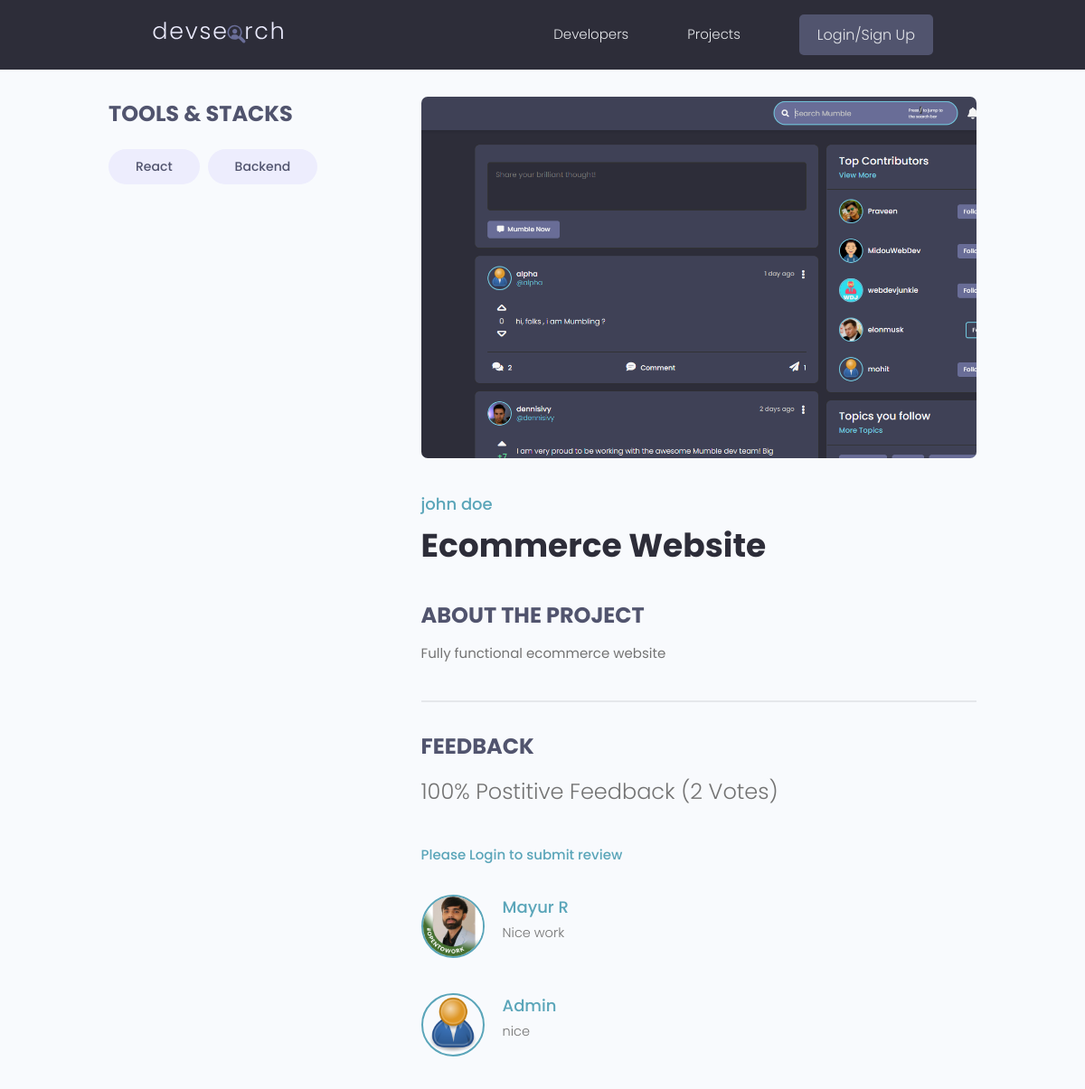
The page /projects/project/61c4dafe-6fab-4ef0-8b3d-4d290936aec9/ on the database its author committed.
### projects/models.py (models this page shows, shortened)
class Tag(models.Model):
    name=models.CharField(max_length=200)
    created=models.DateTimeField(auto_now_add=True)
    id=models.UUIDField(default=uuid.uuid4,unique=True,primary_key=True,editable=False)
    def __str__(self):
        return self.name

class Project(models.Model):
    owner=models.ForeignKey(Profile,null=True, blank=True,on_delete=models.SET_NULL)
    title=models.CharField(max_length=200)
    description=models.TextField(null=True,blank=True)
    featured_image=models.ImageField(null=True,blank=True,default='default.jpeg')
    demo_link=models.CharField(max_length=2000,null=True,blank=True)
    source_link=models.CharField(max_length=2000,null=True,blank=True)
    tags=models.ManyToManyField('Tag',blank=True)
    vote_total=models.IntegerField(default=0, null=True,blank=True)
    vote_ratio=models.IntegerField(default=0, null=True,blank=True)
    created=models.DateTimeField(auto_now_add=True)
    id=models.UUIDField(default=uuid.uuid4,unique=True,primary_key=True,editable=False)
    class Meta:
        ordering=['-vote_ratio','-vote_total','title']
    @property
    def reviewers(self):
        queryset=self.review_set.all().values_list('owner__id',flat=True)
        return queryset

class Review(models.Model):
    VOTE_TYPE=(
        ('up','Up Vote'),
        ('down','Down Vote')
        )
    owner=models.ForeignKey(Profile,on_delete=models.CASCADE,null=True)
    project= models.ForeignKey(Project,on_delete=models.CASCADE)
    body=models.TextField(null=True,blank=True)
    value=models.CharField(max_length=200, choices=VOTE_TYPE)
    created=models.DateTimeField(auto_now_add=True)
    id=models.UUIDField(default=uuid.uuid4,unique=True,primary_key=True,editable=False)
    class Meta:
        unique_together=[['owner','project']]

### users/models.py (models this page shows, shortened)
class Profile(models.Model):
    user=models.OneToOneField(User, on_delete=models.CASCADE, null=True,blank=True)
    name=models.CharField(max_length=200,null=True,blank=True)
    email=models.EmailField(max_length=500,null=True,blank=True)
    username=models.CharField(max_length=200,null=True,blank=True)
    location=models.CharField(max_length=200,null=True,blank=True)
    short_intro=models.CharField(max_length=200,null=True,blank=True)
    bio=models.TextField(null=True,blank=True)
    profile_image=models.ImageField(null=True,blank=True,default="profiles/user-default.png", upload_to='profiles/')
    social_github=models.CharField(max_length=200,null=True,blank=True)
    social_twitter=models.CharField(max_length=200,null=True,blank=True)
    social_linkedin=models.CharField(max_length=200,null=True,blank=True)
    social_youtube=models.CharField(max_length=200,null=True,blank=True)
    social_website=models.CharField(max_length=200,null=True,blank=True)
    created=models.DateTimeField(auto_now_add=True)
    id=models.UUIDField(default=uuid.uuid4,unique=True,primary_key=True,editable=False)
    class Meta:
        ordering=['created']

### projects/views.py (the view, shortened to what this page needs)
# urls.py: path('project/<str:pk>/',views.project,name="project"),
def project(request,pk):
    project=Project.objects.get(id=pk)
    form=ReviewForm()
    context={'project':project,'form':form}
    return render(request,'projects/single-project.html',context)

### projects/templates/projects/single-project.html (shortened to what this page needs)
{%extends 'main.html'%}
{% block content%}
<main class="singleProject my-md">
    <div class="container">
      <div class="layout">
        <div class="column column--1of3">
          <h3 class="singleProject__subtitle">Tools & Stacks</h3>
          <div class="singleProject__toolStack">
            {% for tag in project.tags.all %}
            <span class="tag tag--pill tag--sub tag--lg">
              <small>{{tag}}</small>
            </span>
            {% endfor %}
          </div>
        </div>
        <div class="column column--2of3">
          <img class="singleProject__preview" src="{{project.featured_image.url}}" alt="project thumbnail" />
          <a href="{% url 'user-profile' project.owner.id %}" class="singleProject__developer">{{project.owner.name}}</a>
          <h2 class="singleProject__title">{{project.title}}</h2>
          <h3 class="singleProject__subtitle">About the Project</h3>
          <div class="singleProject__info">
            {{project.description}}
          </div>
          <div class="comments">
            <h3 class="singleProject__subtitle">Feedback</h3>
            <h5 class="project--rating">
                {{project.vote_ratio}}% Postitive Feedback ({{project.vote_total}} Vote{{project.vote_total|pluralize:"s"}})
            </h5>
            {%if request.user.profile.id in project.reviewers %}
              <p>You have already submitted your review for this project.</p>
            {% elif request.user.profile == project.owner %}
              <p>You cannot review your own work!</p>
            {% else %}
              <a href="{% url 'login' %}?next={{request.path}}">Please Login to submit review</a>
            {% endif %}
            <div class="commentList">
              {% for review in project.review_set.all %}
              {% if review.body %}
              <div class="comment">
                <a href="{% url 'user-profile' review.owner.id %}">
                  <img class="avatar avatar--md"
                    src="{{review.owner.profile_image.url}}" alt="user" />
                </a>
                <div class="comment__details">
                  <a href="{% url 'user-profile' review.owner.id %}" class="comment__author">{{review.owner.name}}</a>
                  <p class="comment__info">
                    {{review.body|linebreaksbr}}
                  </p>
                </div>
              </div>
              {% endif %}
             {% endfor %}
            </div>
          </div>
        </div>
      </div>
    </div>
  </main>
{%endblock content%}

### static/styles/app.css (style rules this page uses)
:root { --color-sub: #2d2d39; }
img { width: 100%; }
.singleProject .column--1of3 { order: 2; }
@media screen and (min-width: 1081px) { .singleProject .column--1of3 { order: 1; } }
@media screen and (min-width: 1081px) { .singleProject .column--2of3 { order: 2; } }
.singleProject__toolStack { margin-top: 2rem; margin-bottom: 4rem; }
.singleProject__preview { height: 50vh; object-fit: cover; object-position: top center; margin-bottom: 3rem; border-radius: 0.7rem; }
.singleProject__developer { font-size: 1.8rem; font-weight: 500; }
.singleProject__title { font-size: 3.6rem; font-weight: 700; color: var(--color-sub); margin-bottom: 3rem; }
.project--rating { margin-bottom: 1.6em; margin-top: .5em; }
.singleProject__subtitle { text-transform: uppercase; font-size: 2.4rem; font-weight: 700; color: var(--color-sub-light); margin-bottom: 1rem; }
.comments { margin-top: 4rem; padding-top: 3rem; border-top: 2px solid var(--color-light); }
.commentList { margin: 3rem 0; }
.comment { display: flex; gap: 2rem; }
.comment:not(:last-child) { margin-bottom: 3rem; }
.comment__author { font-size: 1.8rem; }
.comment__info { font-size: 1.45rem; }

### static/uikit/styles/modules/_variables.css (style rules this page uses)
:root { --color-main: #5aa5b9; --color-main-light: #e6faff; --color-sub: #3f4156; --color-sub-light: #51546e; --color-sub-lighter: #ededfd; --color-text: #737373; --color-gray: #8b8b8b; --color-light: #e5e7eb; --color-light-gray: #767676; --color-bg: #f8fafd; --color-white: #fffefd; --color-white-light: #f3f3f3; --color-success: #359e64; --color-success-bg: #def8e8; --color-error: #fc4b0b; --color-error-bg: #fff2ee; --font-base: 'Poppins', arial, helvetica, 'Segoe UI', roboto, ubuntu, sans-serif; --font-monospace: 'Fira Code', 'Courier New', courier, monospace; --font-regular: 300; --font-medium: 500; --font-bold: 700; --generic-shadow: 1px 1px 5px #00000010; --generic-transition: all 0.3s ease-in-out; }

### static/uikit/styles/modules/_base.css (style rules this page uses)
* { margin: 0; padding: 0; box-sizing: border-box; text-rendering: optimizeLegibility; color: inherit; font-size: inherit; }
html { font-size: 50%; }
@media only screen and (min-width: 480px) { html { font-size: 56.25%; } }
@media only screen and (min-width: 1200px) { html { font-size: 62.5%; } }
body { line-height: 1.6; font-weight: 400; font-size: 1.5rem; color: var(--color-text); background-color: var(--color-bg); min-height: 100vh; }

### static/uikit/styles/modules/_typography.css (style rules this page uses)
* { font-family: var(--font-base); }
h2 { font-size: 3.6rem; font-weight: var(--font-bold); }
h3 { font-size: 3.2rem; font-weight: var(--font-medium); }
h5 { font-size: 2.4rem; font-weight: var(--font-medium); }
h5, h6 { font-weight: var(--font-regular); }
p, span, strong { font-size: 1.6rem; color: var(--color-text); font-weight: var(--font-regular); }
a { padding-bottom: 2px; text-decoration: none; display: inline-block; color: var(--color-main); font-weight: var(--font-medium); }

### static/uikit/styles/modules/_utilities.css (style rules this page uses)
.container { width: 92%; max-width: 165rem; margin: 0 auto; box-sizing: border-box; }
@media screen and (min-width: 1000px) { .container { width: 90%; } }
@media screen and (min-width: 1200px) { .container { width: 80%; } }
.my-md { margin: 3rem auto; }

### static/uikit/styles/modules/_avatar.css (style rules this page uses)
.avatar { border-radius: 50%; border: 2px solid var(--color-main); object-fit: cover; }
.avatar--md { height: 7rem; width: 7rem; }

### static/uikit/styles/modules/_tag.css (style rules this page uses)
.tag { display: inline-flex; align-items: center; background-color: var(--color-sub); height: -webkit-fit-content; height: -moz-fit-content; height: fit-content; width: -webkit-fit-content; width: -moz-fit-content; width: fit-content; border-radius: 0.5rem; padding: 0.5rem 1.5rem; font-size: 1.2rem; cursor: pointer; }
.tag:not(:last-child) { margin-right: 0.25rem; margin-bottom: 0.75rem; }
.tag > small { color: var(--color-white); }
.tag--pill { border-radius: 5rem; }
.tag--sub, .tag--sub > small { background: var(--color-sub-lighter); color: var(--color-sub-light); font-weight: 500; }
.tag--lg { padding: 0.8rem 3rem; font-size: 1.4rem; }
.tag--lg:not(:last-child) { margin-right: 0.5rem; margin-bottom: 1rem; }

### static/uikit/styles/modules/_layout.css (style rules this page uses)
.layout { display: flex; flex-flow: row wrap; justify-content: space-between; }
.layout > .column { margin-bottom: 3rem; }
.layout > .column.column--1of3 { flex-basis: 30%; }
.layout > .column.column--2of3 { flex-basis: 64%; }

### rows shown on the page
Tag: name "React"
Tag: name "Backend"
Project: featured_image (picture), owner.name "john doe", title "Ecommerce Website", description "Fully functional ecommerce website", vote_ratio "100", vote_total "2"
Review: owner.profile_image (picture), owner.name "Mayur R", body "Nice work"
Review: owner.profile_image (placeholder picture), owner.name "Admin", body "nice"
